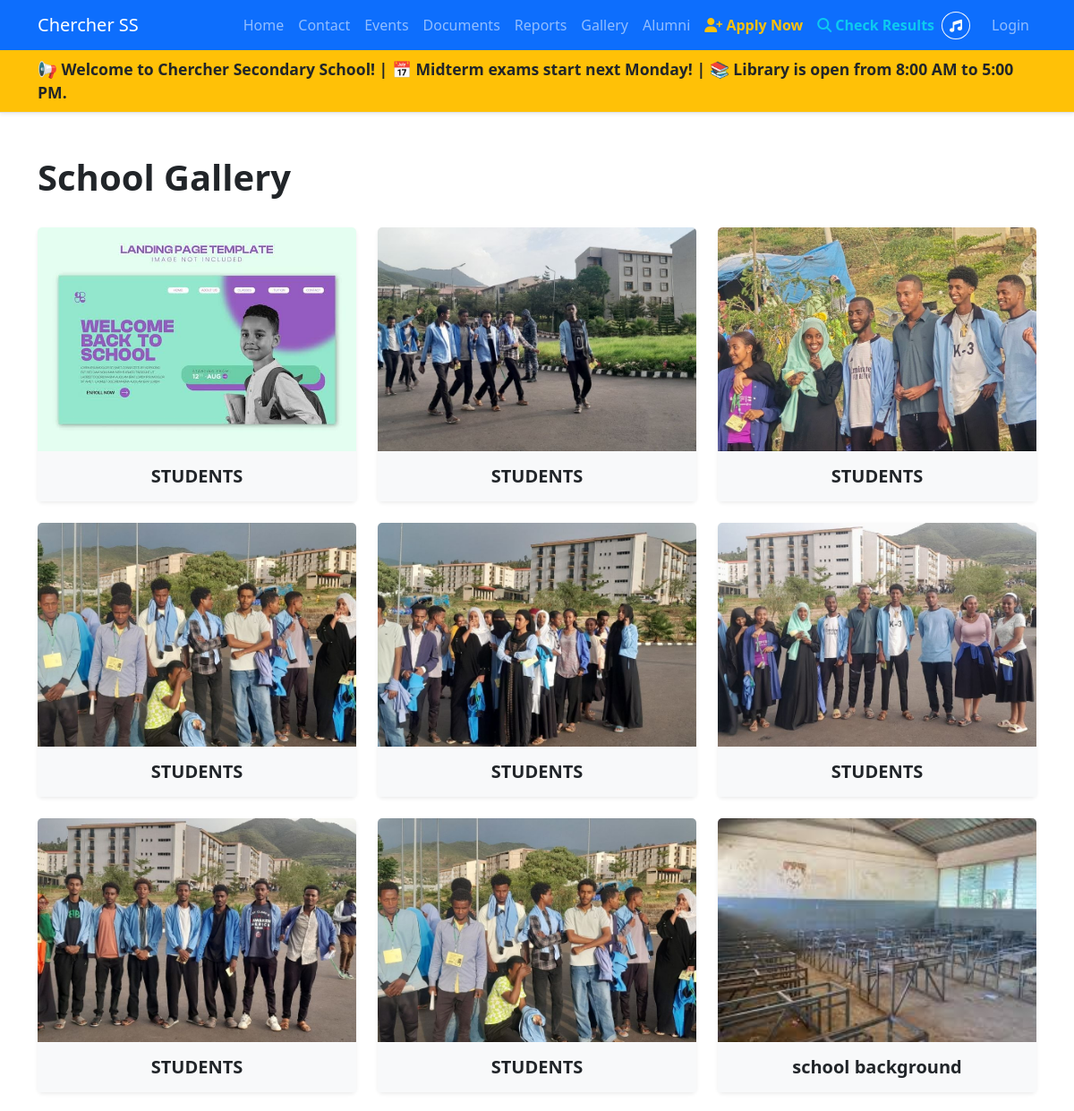
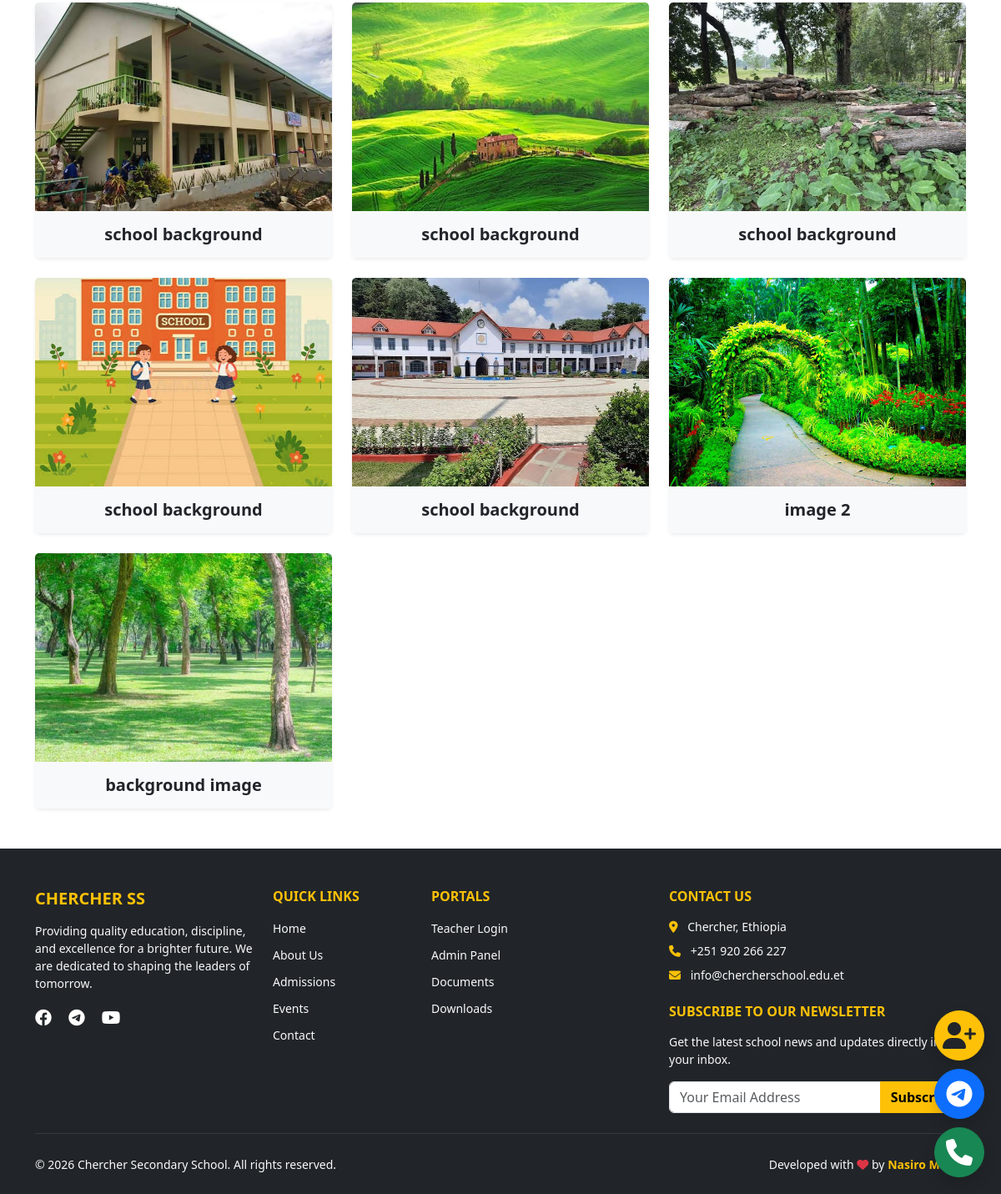
Page /gallery/ on the committed database (2 pictures, top to bottom).
### core/models.py (models this page shows, shortened)
class Gallery(models.Model):
    title = models.CharField(max_length=100)
    image = models.ImageField(upload_to='gallery/')
    uploaded_at = models.DateTimeField(auto_now_add=True)
    class Meta:
        verbose_name_plural = "Gallery Images"

### core/views.py (the view)
# urls.py: path('gallery/', views.gallery, name='gallery'),
def gallery(request):
    images = Gallery.objects.all().order_by('-uploaded_at')
    return render(request, 'core/gallery.html', {'images': images})

### core/templates/core/gallery.html (shortened to what this page needs)
{% extends "base.html" %}
{% block content %}
<div class="container mt-5 mb-5">
    <div class="d-flex justify-content-between align-items-center mb-4">
        <h1 class="fw-bold">School Gallery</h1>
    </div>
    <div class="row g-4">
        {% for img in images %}
            <div class="col-md-4">
                <div class="card h-100 shadow-sm border-0" data-bs-toggle="modal" data-bs-target="#imageModal{{ img.id }}" style="cursor: pointer;">
                    <img src="{{ img.image.url }}" class="card-img-top" alt="{{ img.title }}" style="height: 250px; object-fit: cover;">
                    <div class="card-body bg-light">
                        <h5 class="card-title fw-bold text-center mb-0">{{ img.title }}</h5>
                    </div>
                </div>
            </div>
        {% endfor %}
    </div>
</div>
{% endblock %}

### rows in the picture
Gallery: image (picture), title "STUDENTS"
Gallery: image (picture), title "STUDENTS"
Gallery: image (picture), title "STUDENTS"
Gallery: image (picture), title "STUDENTS"
Gallery: image (picture), title "STUDENTS"
Gallery: image (picture), title "STUDENTS"
Gallery: image (picture), title "STUDENTS"
Gallery: image (picture), title "STUDENTS"
Gallery: image (picture), title "school background"
Gallery: image (picture), title "school background"
Gallery: image (picture), title "school background"
Gallery: image (picture), title "school background"
Gallery: image (picture), title "school background"
Gallery: image (picture), title "school background"
Gallery: image (picture), title "image 2"
Gallery: image (picture), title "background image"
